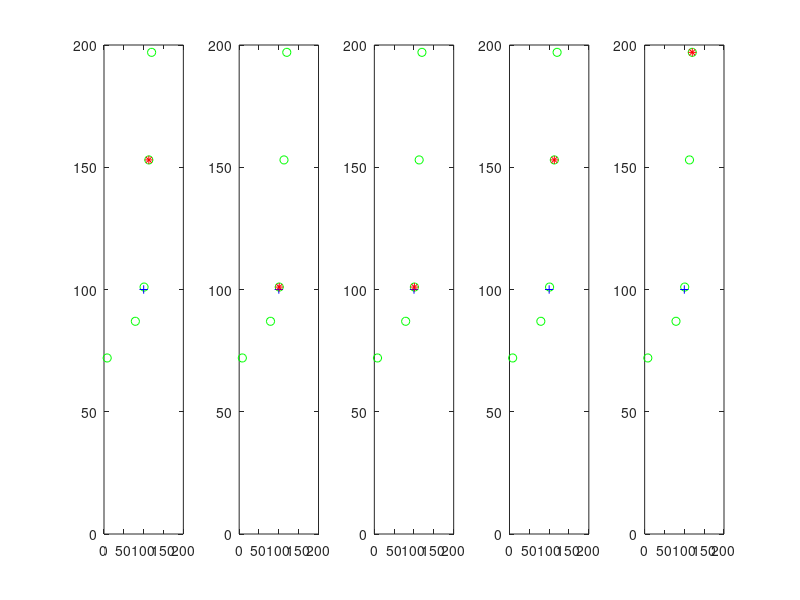

The MATLAB source for this figure:
clc();clear all;
a = input('Enter the number of nodes= ');
q= input('enter the no. of iterations:');
f=1;

        x = randi(200,a,1)
        y = randi(200,a,1)
        m = sort(x)
        n = sort(y)
        e=[m,n]
        c = round(a/5)
       %making of clusters
    for  i = 1:c
         
        D= m(f:f+4,1)
        E= n(f:f+4,1)
        f = f+5;
    end
   
    
    
    for j=1:q
        subplot (1,q,j)
       plot(m,n,'go')
         hold on
        plot(100,100,'b+')
         hold on
        axis([0 200 0 200]);%sink co ordinates
      
    
    
        f=1;
    for i = 1:c
    p=randi([f,f+4],1,1)
    CHxi = m(p,1)
    CHyi = n(p,1)
    f=f+5;
    
    plot(CHxi,CHyi,'r*')
    hold off
    end
    end
    
    
        
        